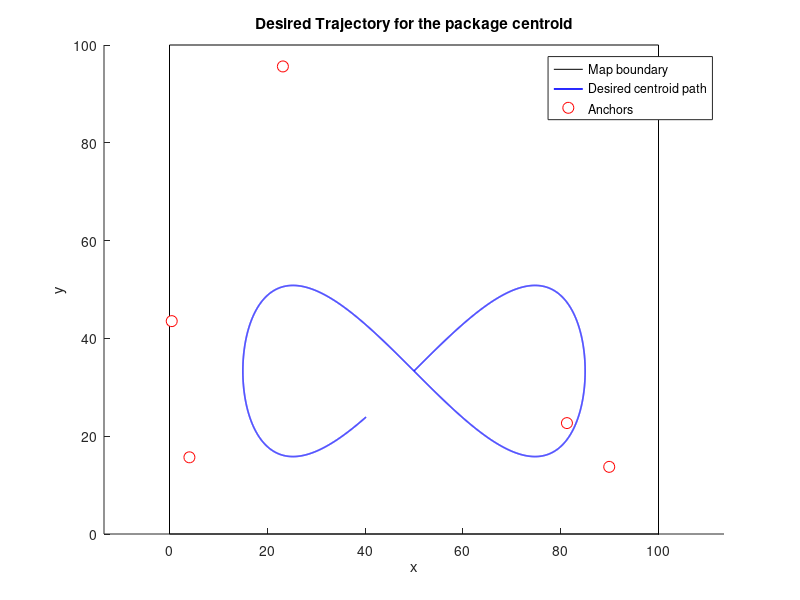

Reproduce this figure in MATLAB. (Note: this script raises an error after producing the figure.)
%% Formation Control
% The objective of this script is to make the sworm of robot to follow a
% desired trajectory, maintaining a circle formation around the object to
% carry.
% We assume to know:
% -desired path (can be also point-to-point)
% -robots already in the initial position around the object,
% The robots have to estimate their position through an EKF algorithm that
% updates the predicted estimate with a measure of distance between the
% robots and some fixed anchors (whose positions are known). The
% orientation is treated separately, using a specific sensor.

%% Control
% The control of each robot consists of the superposition of two separate
% control inputs. For simplicity we analise the control input in cartesian
% space: u = [ux, uy] and not the one of the unicycle: u = [v, omega]. In
% particular we define: u = [ux, uy] = u_form + u_target
% where u_form consists in a proportional controller that aims at
% maintaining a predefined distance between robot-i and every other robot.
% These distances are computed in order to maintain the circular formation.
% u_target is simply the proportional input that guide each robot toward
% the desired location.
% Since the robots are executing 2 tasks, we can control the relative
% importance of each task with the weight parameters assigned to them.
% It has to be noted that with this kind of control we don't need to
% specify the exact desired position for each robot.
% NB The initial formation of the robots at t=0 must be sufficiently close
% to the desired one, otherwise the formation control can lead to
% instabilities. For now the initial position of each robot is set with an
% uncertainty of 0.3m, so the controller behave quite robustely.

clc; clear; close all;


% Define the system dynamics
fun = @(x, y, theta, vel, omega, dT) [x + vel * cos(theta) * dT; y + vel * sin(theta) * dT; theta + omega * dT]; 

% Define the system matrix
A = @(x, y, theta, vel, omega, dT) [1, 0, -vel * sin(theta) * dT; 0, 1, vel * cos(theta) * dT; 0, 0, 1];

G = @(x, y, theta, vel, omega, dT)[ dT*cos(theta), 0; dT*sin(theta), 0; 0,  dT ];

%% Simulation Parameters
Ts = 0.01;            % timestep
Tfinal = 60;           % total sim time (s)
K = round(Tfinal/Ts);
form_R = 3;           % formation radius around package centroid
%% Uncertainties
noise_std = 0.2; % [m] std on the distance measures with the anchors
sigma_theta = 0.02; % [RAD] std on the orientation measure 
Q = 0.1*eye(2); % process noise covariance (set to zero if no uncertainty on the model)

%% Building the environment (only inbound zone)
width = 100;
height = 100;
map.W = width;
map.H = height;
map.polygon = [0 0; map.W 0; map.W map.H; 0 map.H];

%% Anchors
% Choose N of anchors
Nanchors = 5;
anchors = zeros(Nanchors,2);
anchors(:,1) = map.W * rand(Nanchors,1);
anchors(:,2) = map.H * rand(Nanchors,1);

%% Initialization of package position (initial centroid)
Package.c(1) = map.W/2;
Package.c(2) = map.H/3;

%% Desired trajectory for the package (figure-eight path using Lissajous curve)
c_center = [Package.c(1); Package.c(2)];
traj_Amp = 35;                % trajectory amplitude
omega_traj = 0.1;             % angular frequency

c_des = zeros(2,K);

for k = 1:K
    t = (k-1)*Ts;

    % Figure-eight trajectory (Lissajous curve) NB only ref. position, no
    % more ref. velocity and orientation
    c_des(:,k) = c_center + [traj_Amp * sin(omega_traj * t);
                             traj_Amp * sin(2 * omega_traj * t) / 2];
end


%% Plot desired trajectory and anchors (static)
fig = 0; %initialization for figure index
fig = fig+1;
figure(fig); clf; hold on; axis equal;
plot([0 map.W map.W 0 0],[0 0 map.H map.H 0],'k-'); % outline
plot(c_des(1,:),c_des(2,:),'b-','LineWidth',1.2);
plot(anchors(:,1),anchors(:,2),'ro','MarkerFaceColor','w','MarkerSize',8)
title('Desired Trajectory for the package centroid');
xlabel('x'); ylabel('y');
legend('Map boundary','Desired centroid path','Anchors');


%% Robots
Nrobots = 6;
Robots(Nrobots,1) = rob();

% Initial formation angles around the package
phi = linspace(0, 2*pi, Nrobots + 1); phi = phi(1:end-1);

%% Initial robot states (x,y,theta)
for i = 1:Nrobots
    Robots(i).id = i;
    Robots(i).x = zeros(3,1);
    Robots(i).x(1) = Package.c(1) + form_R * cos(phi(i)) + 0.3*randn(); % initial X
    Robots(i).x(2) = Package.c(2) + form_R * sin(phi(i)) + 0.3*randn(); % initial Y
    Robots(i).x(3) = 0; % random heading------------------------------------------------------
end

%% Initialisation for the estimation algorithm (recursive least square)
% We can't use EKF for the estimate's initialization (static situation)
for i = 1:Nrobots
    distances = sqrt(sum((anchors - [Robots(i).x(1), Robots(i).x(2)]).^2, 2));
    distances_noisy = distances + noise_std * randn(Nanchors, 1);

    [H,z,C] = trilateration(anchors, distances_noisy, 0.1);
    P = (H'*C^-1*H)^-1;
    x_ls = P*H'*C^-1*z;
    Robots(i).x_est(1) = x_ls(1);
    Robots(i).x_est(2) = x_ls(2);
    Robots(i).x_est(3) = Robots(i).x(3); % initial estimate on initial theta = exact initial theta
  
    P_values = [P, zeros(2, 1); zeros(1, 3)];
    P_values(3,3) = 0.1;
    Robots(i).P = P_values;
    
end

%% Initialisation for the control inputs
% initial zero control input
for i=1:Nrobots
    Robots(i).u = 0;
    Robots(i).omega = 0;
end


%% Controller gains and limits
% Different weights assigned to the different tasks: formation keeping and
% follow trajectory
%% WEIGHTS
w_form  = 0.1; % FORMATION TASK
w_target = 1.0; % TARGET TASK
%% GAINS
k_u   = 3.0;      % linear
k_omega = 2.0;      % angular
u_max = 3.0;         % m/s
omega_max = 1.0;     % rad/s

%% Initialize figure for animation
fig = fig+1;
figure(fig); clf; hold on;axis equal;
plot([0 map.W map.W 0 0],[0 0 map.H map.H 0],'k-'); % outline
plot(anchors(:,1),anchors(:,2),'ro','MarkerFaceColor','w','MarkerSize',8)
h_des_path = plot(NaN,NaN,'b-'); % desired centroid path shown progressively
h_robots = gobjects(Nrobots,1);
for i=1:Nrobots
    h_robots(i) = plot(Robots(i).x(1), Robots(i).x(2), 'bo', 'MarkerFaceColor','w');
end
h_package = plot(Package.c(1), Package.c(2), 'ro', 'MarkerFaceColor','g', 'MarkerSize',8);
title('Robots following desired centroid while maintaining formation');
xlabel('x'); ylabel('y'); grid on;
legend('','Anchors','Desired Path','Robots','Package centroid','Location','bestoutside');

% define vector for actual package traj
act_traj = zeros(2,K);

% initialisation of the trace of the covariance matrix
trace_P = zeros(K);
%% Simulation loop
dt = Ts;
for k = 2:K
    % Current desired centroid and orientation
    % NB We make the hyp that these quantities are known
    cd = c_des(:,k);
    
    % For plotting desired path up to current time
    set(h_des_path,'XData',c_des(1,1:k),'YData',c_des(2,1:k));
    
    % For each robot compute desired formation position and control
    for i = 1:Nrobots

        % Measure of distances wrt anchors and orientation
        distances = sqrt(sum((anchors - [Robots(i).x(1), Robots(i).x(2)]).^2, 2));
        distances_noisy = distances + noise_std * randn(Nanchors, 1);
        % trilateration
        [H_tril,z_tril,R_tril] = trilateration(anchors, distances, noise_std);
        z_theta = Robots(i).x(3) + sigma_theta*randn();
        % Extend H to include theta state and add orientation measurement row
        m = size(H_tril,1);
        H_extended = [H_tril, zeros(m,1)];  
        H_theta = [0, 0, 1];                   
    
        % Stack H and z
        H = [H_extended; H_theta];         
        z = [z_tril; z_theta];

        R = blkdiag(R_tril, sigma_theta^2);



        % Estimation of position and orientation using EKF (based on the last control input)
        [Robots(i).x_est, Robots(i).P] = EKF_function(Robots(i).x_est, Robots(i).u, Robots(i).omega, fun, A, G, z, H, Robots(i).P, Q, R, dt);
        % Update the trace of the covariance matrix
        trace_P(k) = trace_P(k) + trace(Robots(i).P);
    end

            %% CONTROL (all-pair formation):
    for i = 1:Nrobots

        pos_i = Robots(i).x_est(1:2);  % use estimated positions for control

        u_form = [0;0];
        for j = 1:Nrobots
            if j == i
                continue;
            end

            pos_j = Robots(j).x_est(1:2);   % use estimated position of robot j

            diff = pos_i - pos_j;
            dij = norm(diff);            % actual distance between i and j

            % compute circular-formation desired distance (chord length)
            k_sep = abs(i - j);
            k_sep = min(k_sep, Nrobots - k_sep);   % shortest wrap-around separation
            d_des_ij = norm(2 * form_R * sin(pi * k_sep / Nrobots));

            % accumulate formation term
            u_form = u_form - (dij^2 - d_des_ij^2) * diff;
        end

        % target drive toward desired centroid as before
        %u_target = (cd + form_R * [cos(phi(i)),sin(phi(i))]' - pos_i);
        u_target = (cd - pos_i);
        u_des = w_form*u_form + w_target*u_target;


        % conversione in unicycle
        theta_des = atan2(u_des(2), u_des(1));
        e_theta   = wrapToPi(theta_des - Robots(i).x_est(3));
        u     = k_u * norm(u_des) * cos(e_theta);
        omega = k_omega * e_theta;

        % apply saturation
        Robots(i).u     = max(min(u, u_max), -u_max);
        Robots(i).omega = max(min(omega, omega_max), -omega_max);
        
        % Integrate unicycle dynamics (simple Euler)-> real state
        % Current robot state
        x_i = Robots(i).x(1);
        y_i = Robots(i).x(2);
        th_i = Robots(i).x(3);

        x_i = x_i + Robots(i).u * cos(th_i) * dt;
        y_i = y_i + Robots(i).u * sin(th_i) * dt;
        th_i = wrapToPi(th_i + Robots(i).omega * dt);
        
        Robots(i).x = [x_i; y_i; th_i];
    end
    
    % Update package real centroid as the mean of robot positions
    avg_state = mean(reshape([Robots.x],3,[])',1)'; % Avg robots state
    Package.c = avg_state(1:2); % Extract only the x and y components
    act_traj(:,k) = Package.c;
    
    % Update plotting
    for i=1:Nrobots
        % delete(h_robots(i))   % remove old shape
        % h_robots(i) = drawRobot(Robots(i).x(1), Robots(i).x(2), Robots(i).x(3), 0.7, 'b');

        set(h_robots(i),'XData',Robots(i).x(1),'YData',Robots(i).x(2));
    end
    set(h_package,'XData',Package.c(1),'YData',Package.c(2));
    
    drawnow limitrate nocallbacks;
end


fig = fig+1;
figure(fig); clf; hold on;
plot(linspace(0,Tfinal,K),trace_P)
plot(linspace(0,Tfinal,K),trace_P);
ylabel('Trace of Matrix P ');
title('mean trace of Covariance Matrix over Time');
grid on;


%% TO DO
% 1)In this script, to estimate their relative distance, I have supposed that
% each robot have access to the estimated location of every other robot.
% This is reasonable, since we assumed full comunication between robots,
% but we can also use another set of sensors (UWB) in order to make more
% accurate measures.

% 2) Include package dynamics


%% Functions
function t = wrapToPi(t)
    t = atan2(sin(t), cos(t));
end


function h = drawRobot(x, y, theta, L, color)
    % Triangle vertices in robot frame
    verts = [ L   0;       % tip
             -L/2  L/3;    % back-left
             -L/2 -L/3];   % back-right
    
    % Rotation matrix
    R = [cos(theta) -sin(theta);
         sin(theta)  cos(theta)];
    
    % Rotate + translate
    verts = (R * verts')' + [x y];
    
    % Draw filled polygon
    h = fill(verts(:,1), verts(:,2), color, 'EdgeColor','k');
end
